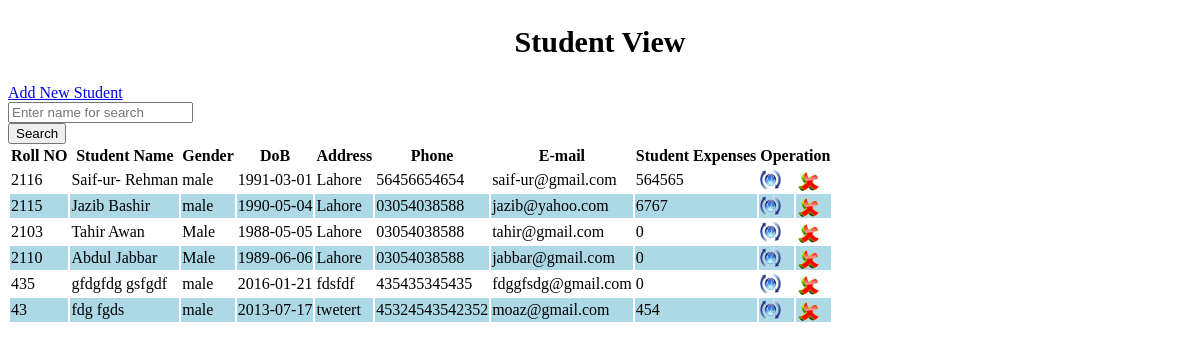
Screenshot of /View_Students.php with the database file from the repository.
### tables this page shows
CREATE TABLE `stu_tbl` (
  `roll_no` int(10) NOT NULL,
  `stu_id` int(10) UNSIGNED NOT NULL,
  `f_name` varchar(50) NOT NULL,
  `l_name` varchar(50) NOT NULL,
  `gender` char(10) NOT NULL,
  `dob` date NOT NULL,
  `address` varchar(100) NOT NULL,
  `phone` varchar(50) NOT NULL,
  `email` varchar(70) NOT NULL,
  `student_expense` int(11) NOT NULL
);

### View_Students.php (the view, shortened to what this page needs)
<!DOCTYPE html PUBLIC "-//W3C//DTD XHTML 1.0 Transitional//EN" "http://www.w3.org/TR/xhtml1/DTD/xhtml1-transitional.dtd">
<html xmlns="http://www.w3.org/1999/xhtml">
<head>
<link rel="stylesheet" type="text/css" href="css/style_view.css" />
</head>
<body>
	<h1 style="text-align:center; font-size:30px; padding:5px;">Student View</h1>
<div class="col-md-12  view-form-style">
    <div class="col-md-1 entry-head margin-20b">
        <a class="btn btn-primary right" href="?tag=student_entry">Add New Student</a>
    </div>
    <form role="form" data-toggle="validator" method="post" class="form-horizontal">
        <div class="form-group">
            <div class="col-md-9 col-md-offset-1     col-xs-9 col-sm-10">
            <input type="text" class="form-control" name="searchtxt" Placeholder="Enter name for search" autocomplete="off"/></div>
            <input type="submit" name="btnsearch" value="Search" class="btn btn-info"/>
        </div>
    </form>
<form method="post">
    <div class="table-responsive">
        <table class="table table-bordered">
        <tr>
            <th>Roll NO</th>
            <th>Student Name</th>
            <th>Gender</th>
            <th>DoB</th>
            <th>Address</th>
            <th>Phone</th>
            <th>E-mail</th>
            <th>Student Expenses</th>
            <th colspan="2">Operation</th>
        </tr>
        <?php
	$key="";
	if($key !="")
		$sql_sel=mysql_query("SElECT * FROM stu_tbl WHERE f_name  like '%$key%' or l_name like '%$key%'");
	else
		 $sql_sel=mysql_query("SELECT * FROM stu_tbl");
    $i=0;
    while($row=mysql_fetch_array($sql_sel)){
    $i++;
    $color=($i%2==0)?"lightblue":"white";
    ?>
      <tr bgcolor="<?php echo $color?>">
            <td><?php echo $row['roll_no'];?></td>
            <td><?php echo $row['f_name']."    ".$row['l_name'];?></td>
            <td><?php echo $row['gender'];?></td>
            <td><?php echo $row['dob'];?></td>
            <td><?php echo $row['address'];?></td>
            <td><?php echo $row['phone'];?></td>
            <td><?php echo $row['email'];?></td>
            <td><?php echo $row['student_expense'];?></td>
            <td><a href="?tag=student_entry&opr=upd&rs_id=<?php echo $row['stu_id'];?>" title="Update"><img src="picture/update.png" /></a></td>
            <td><a href="?tag=view_students&opr=del&rs_id=<?php echo $row['stu_id'];?>" title="Delete"><img src="picture/delete.png" /></a></td>
        </tr>
    <?php
    }
    ?>
    </table>
    </div>
</form>
</body>
</html>

### rows the page displays
stu_tbl: roll_no "2116", f_name "Saif-ur-", l_name "Rehman", gender "male", dob "1991-03-01", address "Lahore", phone "56456654654", email "saif-ur@gmail.com", student_expense "564565"
stu_tbl: roll_no "2115", f_name "Jazib", l_name "Bashir", gender "male", dob "1990-05-04", address "Lahore", phone "03054038588", email "jazib@yahoo.com", student_expense "6767"
stu_tbl: roll_no "2103", f_name "Tahir", l_name "Awan", gender "Male", dob "1988-05-05", address "Lahore", phone "03054038588", email "tahir@gmail.com", student_expense "0"
stu_tbl: roll_no "2110", f_name "Abdul", l_name "Jabbar", gender "Male", dob "1989-06-06", address "Lahore", phone "03054038588", email "jabbar@gmail.com", student_expense "0"
stu_tbl: roll_no "435", f_name "gfdgfdg", l_name "gsfgdf", gender "male", dob "2016-01-21", address "fdsfdf", phone "435435345435", email "fdggfsdg@gmail.com", student_expense "0"
stu_tbl: roll_no "43", f_name "fdg", l_name "fgds", gender "male", dob "2013-07-17", address "twetert", phone "45324543542352", email "moaz@gmail.com", student_expense "454"
